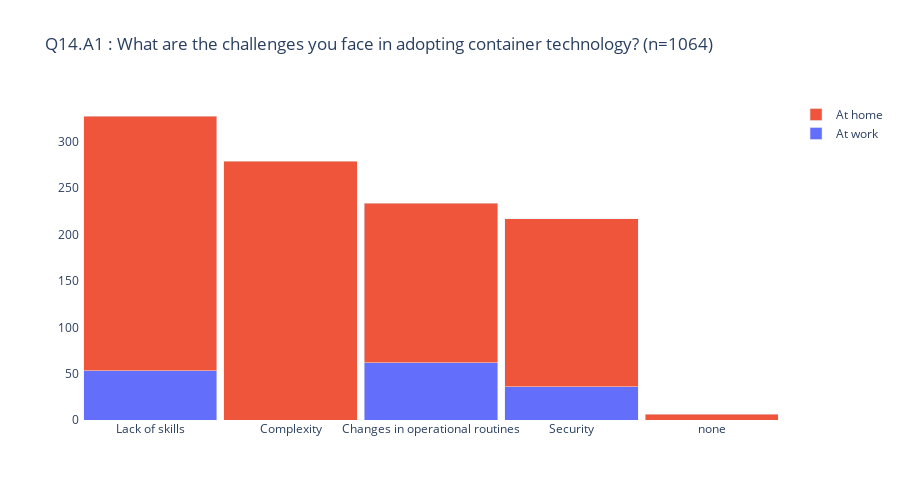

Here is the notebook cell this chart was saved with:
### Code cell
# 
# Q15.A1 - Q14.A4
#

wq = pd.concat([work_df["Q14.A1"].value_counts(),\
                work_df["Q14.A3"].value_counts(),\
                work_df["Q14.A4"].value_counts(),\
                work_df["Q14.Other"].value_counts()])

hq = pd.concat([home_df["Q14.A1"].value_counts(),\
                home_df["Q14.A2"].value_counts(),\
                home_df["Q14.A3"].value_counts(),\
                home_df["Q14.A4"].value_counts(),\
                home_df["Q14.Other"].value_counts()])

value = questions[key]

double_bar_chart(
    "Q14.A1",
    questions["#Q14"], 
    CWORK, wq[lambda x: x > THRESHOLD], 
    CHOME, hq[lambda x: x > THRESHOLD])

### Figure 1 — Plotly figure (JSON) as saved in the notebook; plotly's stock layout.template omitted (floating-point values rounded to 4 significant figures)
{"data": [{"name": "At work", "type": "bar", "x": ["Security", "Lack of skills", "Changes in operational routines"], "y": [36, 53, 62]}, {"name": "At home", "type": "bar", "x": ["Security", "Complexity", "Lack of skills", "Changes in operational routines", "none"], "y": [181, 279, 275, 172, 6]}], "layout": {"bargap": 0.05, "barmode": "stack", "height": 500, "plot_bgcolor": "#FFFFFF", "showlegend": true, "title": {"text": "Q14.A1 : What are the challenges you face in adopting container technology? (n=1064)"}, "width": 900, "xaxis": {"autorange": true, "categoryorder": "total descending", "range": [-0.5, 4.5], "type": "category"}, "yaxis": {"autorange": true, "range": [0, 345.3], "type": "linear"}}}
